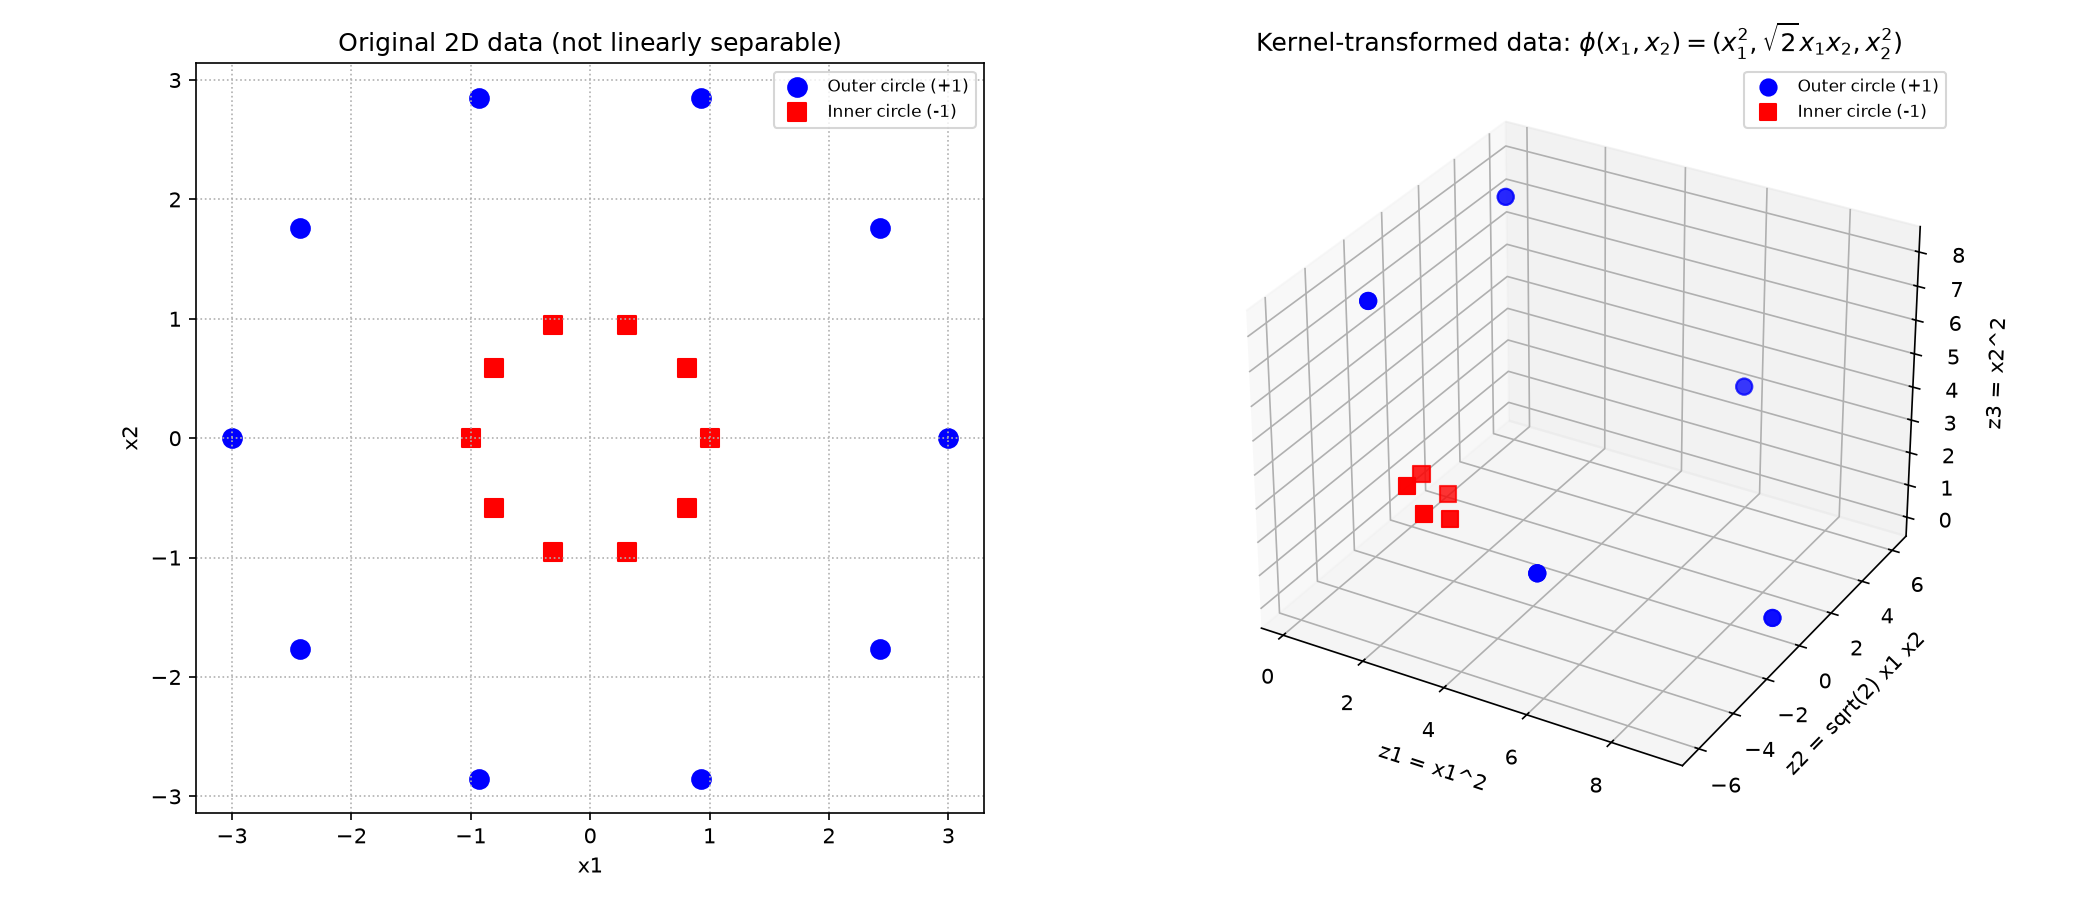

Here is the Python script that generated this plot:
import numpy as np
import matplotlib.pyplot as plt
from mpl_toolkits.mplot3d import Axes3D  # noqa: F401
from sklearn.svm import SVC

rng = np.linspace(0, 2 * np.pi, 10, endpoint=False)

R_outer, R_inner = 3.0, 1.0
outer = np.column_stack([R_outer * np.cos(rng), R_outer * np.sin(rng)])
inner = np.column_stack([R_inner * np.cos(rng), R_inner * np.sin(rng)])

X = np.vstack([outer, inner])
y = np.array([1] * len(outer) + [-1] * len(inner))   # outer = +1, inner = -1

# ---- 2D plot: not linearly separable ----
fig = plt.figure(figsize=(14, 6))
ax1 = fig.add_subplot(1, 2, 1)
ax1.scatter(outer[:, 0], outer[:, 1], c='blue', marker='o', s=80, label='Outer circle (+1)')
ax1.scatter(inner[:, 0], inner[:, 1], c='red', marker='s', s=80, label='Inner circle (-1)')
ax1.set_title('Original 2D data (not linearly separable)')
ax1.set_xlabel('x1')
ax1.set_ylabel('x2')
ax1.legend(fontsize=8)
ax1.grid(True, linestyle=':')
ax1.set_aspect('equal')

# ---- Polynomial kernel trick: explicit degree-2 feature map ----
# K(x, z) = (x . z)^2 corresponds to phi(x1, x2) = (x1^2, sqrt(2) x1 x2, x2^2)
def phi(X):
    x1, x2 = X[:, 0], X[:, 1]
    return np.column_stack([x1 ** 2, np.sqrt(2) * x1 * x2, x2 ** 2])


X_3d = phi(X)

# sanity check: dot product in 3D feature space equals (x.z)^2 in 2D
i, j = 0, 5
lhs = np.dot(X_3d[i], X_3d[j])
rhs = np.dot(X[i], X[j]) ** 2
print(f"Kernel check: phi(x).phi(z) = {lhs:.4f},  (x.z)^2 = {rhs:.4f}")

ax2 = fig.add_subplot(1, 2, 2, projection='3d')
outer_3d = X_3d[y == 1]
inner_3d = X_3d[y == -1]
ax2.scatter(outer_3d[:, 0], outer_3d[:, 1], outer_3d[:, 2], c='blue', marker='o', s=60, label='Outer circle (+1)')
ax2.scatter(inner_3d[:, 0], inner_3d[:, 1], inner_3d[:, 2], c='red', marker='s', s=60, label='Inner circle (-1)')
ax2.set_title(r'Kernel-transformed data: $\phi(x_1,x_2)=(x_1^2,\sqrt{2}x_1x_2,x_2^2)$')
ax2.set_xlabel('z1 = x1^2')
ax2.set_ylabel('z2 = sqrt(2) x1 x2')
ax2.set_zlabel('z3 = x2^2')
ax2.legend(fontsize=8)

plt.tight_layout()
plt.savefig('p4_circles_kernel.png', dpi=150)
print("saved p4_circles_kernel.png")

# ---- Optional (4b): run SVM with a polynomial kernel directly on the data ----
clf = SVC(kernel='poly', degree=2, coef0=0, gamma=1)
clf.fit(X, y)
preds = clf.predict(X)
print("\nSVM with polynomial kernel (degree=2) on original 2D data:")
print("Predictions:", preds)
print("True labels:", y)
print("Accuracy:", (preds == y).mean())
print("Number of support vectors:", len(clf.support_vectors_))

# Visualize the decision boundary in 2D
fig2, ax = plt.subplots(figsize=(6, 6))
xx, yy = np.meshgrid(np.linspace(-4, 4, 300), np.linspace(-4, 4, 300))
Z = clf.decision_function(np.column_stack([xx.ravel(), yy.ravel()])).reshape(xx.shape)
ax.contourf(xx, yy, Z, levels=[-1e9, 0, 1e9], colors=['#ffcccc', '#cce5ff'], alpha=0.6)
ax.contour(xx, yy, Z, levels=[0], colors='k', linewidths=2)
ax.scatter(outer[:, 0], outer[:, 1], c='blue', marker='o', s=80, label='Outer circle (+1)')
ax.scatter(inner[:, 0], inner[:, 1], c='red', marker='s', s=80, label='Inner circle (-1)')
ax.set_title('Problem 4b: SVM decision boundary (polynomial kernel)')
ax.set_xlabel('x1')
ax.set_ylabel('x2')
ax.legend(fontsize=8)
ax.set_aspect('equal')
plt.tight_layout()
plt.savefig('p4b_svm_boundary.png', dpi=150)
print("saved p4b_svm_boundary.png")
